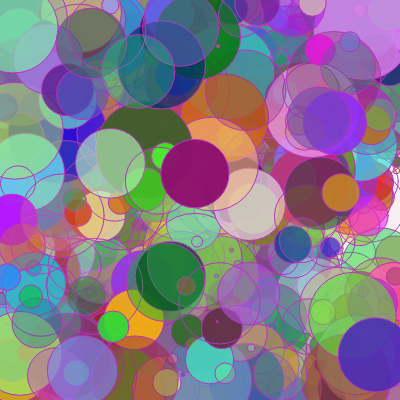
Frame 1 (no input)
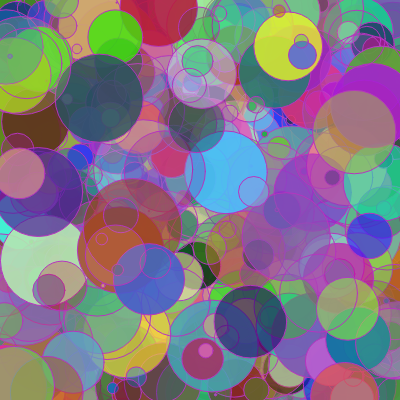
Frame 2 (the mouse pressed at the canvas centre, redrawn once)

The p5.js sketch that drew these frames (run headless with seeded random() and noise() and a simulated clock; the mouse was pressed at the canvas centre and the sketch redrawn once):

// p5.js sketch
// ── sketch.js
let r,g,b;

function setup() {
  createCanvas(400, 400);
  background(255);
  r = random(255);
  g = random(255);
  b = random(255);
  noLoop();
}

function draw() {
  
  for (let i = 0; i < 900; i++){
    stroke(r,g,b);
    fill(random(255),random(255),random(255),random(255));
    ellipse(random(400), random(400), random(100));
  }
}
